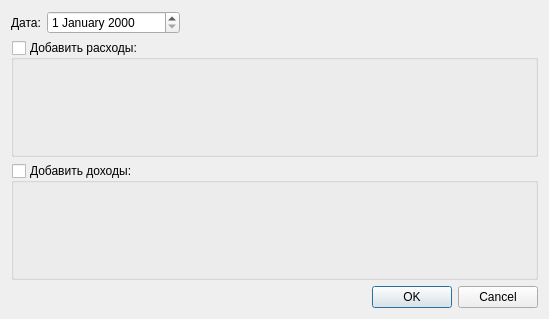
<?xml version="1.0" encoding="UTF-8"?>
<ui version="4.0">
 <class>AddDialog</class>
 <widget class="QDialog" name="AddDialog">
  <property name="windowModality">
   <enum>Qt::ApplicationModal</enum>
  </property>
  <property name="geometry">
   <rect>
    <x>0</x>
    <y>0</y>
    <width>549</width>
    <height>319</height>
   </rect>
  </property>
  <property name="sizePolicy">
   <sizepolicy hsizetype="MinimumExpanding" vsizetype="MinimumExpanding">
    <horstretch>0</horstretch>
    <verstretch>0</verstretch>
   </sizepolicy>
  </property>
  <property name="minimumSize">
   <size>
    <width>0</width>
    <height>0</height>
   </size>
  </property>
  <property name="windowTitle">
   <string>Добавить источники</string>
  </property>
  <property name="windowIcon">
   <iconset resource="files/resouce.qrc">
    <normaloff>:/kwallet.png</normaloff>:/kwallet.png</iconset>
  </property>
  <property name="modal">
   <bool>true</bool>
  </property>
  <layout class="QGridLayout" name="_main_layout">
   <item row="0" column="1">
    <widget class="QDateEdit" name="_date">
     <property name="displayFormat">
      <string>d MMMM yyyy</string>
     </property>
    </widget>
   </item>
   <item row="0" column="0">
    <widget class="QLabel" name="_label_date">
     <property name="text">
      <string>Дата:</string>
     </property>
    </widget>
   </item>
   <item row="3" column="2">
    <widget class="QDialogButtonBox" name="_button_box">
     <property name="orientation">
      <enum>Qt::Horizontal</enum>
     </property>
     <property name="standardButtons">
      <set>QDialogButtonBox::Cancel|QDialogButtonBox::Ok</set>
     </property>
     <property name="centerButtons">
      <bool>false</bool>
     </property>
    </widget>
   </item>
   <item row="1" column="0" colspan="3">
    <widget class="QGroupBox" name="_output_box">
     <property name="title">
      <string>Добавить расходы:</string>
     </property>
     <property name="checkable">
      <bool>true</bool>
     </property>
     <property name="checked">
      <bool>false</bool>
     </property>
     <layout class="QGridLayout" name="_output_box_layout">
      <item row="2" column="0">
       <widget class="TableWidget" name="_output_table" native="true"/>
      </item>
     </layout>
    </widget>
   </item>
   <item row="2" column="0" colspan="3">
    <widget class="QGroupBox" name="_input_box">
     <property name="enabled">
      <bool>true</bool>
     </property>
     <property name="title">
      <string>Добавить доходы:</string>
     </property>
     <property name="checkable">
      <bool>true</bool>
     </property>
     <property name="checked">
      <bool>false</bool>
     </property>
     <layout class="QGridLayout" name="_input_box_laout">
      <item row="0" column="0">
       <widget class="TableWidget" name="_input_table" native="true"/>
      </item>
     </layout>
    </widget>
   </item>
  </layout>
 </widget>
 <customwidgets>
  <customwidget>
   <class>TableWidget</class>
   <extends>QWidget</extends>
   <header>tablewidget.h</header>
   <container>1</container>
  </customwidget>
 </customwidgets>
 <resources>
  <include location="files/resouce.qrc"/>
 </resources>
 <connections>
  <connection>
   <sender>_button_box</sender>
   <signal>accepted()</signal>
   <receiver>AddDialog</receiver>
   <slot>accept()</slot>
   <hints>
    <hint type="sourcelabel">
     <x>248</x>
     <y>254</y>
    </hint>
    <hint type="destinationlabel">
     <x>157</x>
     <y>274</y>
    </hint>
   </hints>
  </connection>
  <connection>
   <sender>_button_box</sender>
   <signal>rejected()</signal>
   <receiver>AddDialog</receiver>
   <slot>reject()</slot>
   <hints>
    <hint type="sourcelabel">
     <x>316</x>
     <y>260</y>
    </hint>
    <hint type="destinationlabel">
     <x>286</x>
     <y>274</y>
    </hint>
   </hints>
  </connection>
 </connections>
</ui>
